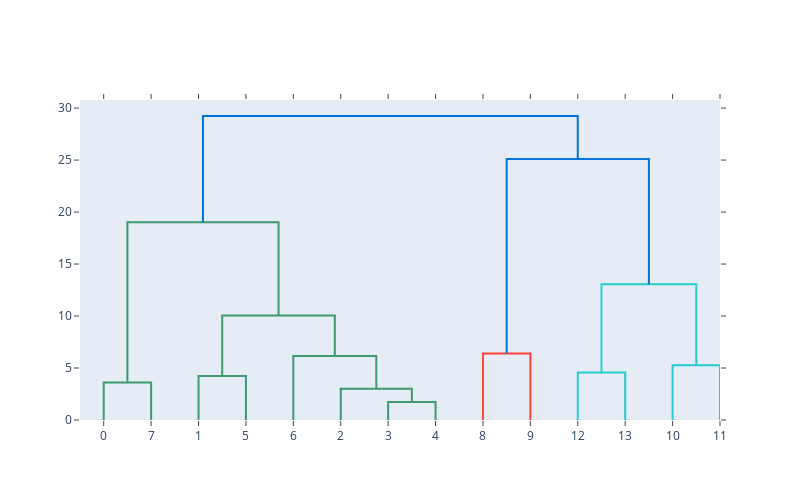

Source (notebook cell):
### Code cell
other_mode_cluster = make_hierarchal_clustering(
    data = other_mode_2023,
    num_cols = numerical_cols,
    cat_cols = ["mode_group"],
    cluster_num = 10
    
)

z_other_modes = make_dendrogram_data(
    data = other_mode_2023,
    num_cols = numerical_cols,
    cat_cols = ["mode_group"]
)


display(
    other_mode_cluster["cluster_name"].value_counts()
    
)

fig_fixed_route = ff.create_dendrogram(z_other_modes)
fig_fixed_route.update_layout(width=800, height=500)
fig_fixed_route.show()

for i in other_mode_cluster["cluster_name"].unique():
    print(f"""
    \n How many unique agencies are in Cluster {i}: {other_mode_cluster[other_mode_cluster['cluster_name']==i]["source_agency"].nunique()}
    Cluster {i} sample:""")
    display(other_mode_cluster[other_mode_cluster["cluster_name"]==i].head()),
    print(f"\nCluster {i} summary stats:")
    display(other_mode_cluster[other_mode_cluster["cluster_name"]==i].describe())

### Figure 1 — Plotly figure (JSON) as saved in the notebook; plotly's stock layout.template omitted (floating-point values rounded to 4 significant figures)
{"data": [{"hoverinfo": "text", "marker": {"color": "rgb(61,153,112)"}, "mode": "lines", "type": "scatter", "x": [5, 5, 15, 15], "xaxis": "x", "y": [0, 3.606, 3.606, 0], "yaxis": "y"}, {"hoverinfo": "text", "marker": {"color": "rgb(61,153,112)"}, "mode": "lines", "type": "scatter", "x": [25, 25, 35, 35], "xaxis": "x", "y": [0, 4.243, 4.243, 0], "yaxis": "y"}, {"hoverinfo": "text", "marker": {"color": "rgb(61,153,112)"}, "mode": "lines", "type": "scatter", "x": [65, 65, 75, 75], "xaxis": "x", "y": [0, 1.732, 1.732, 0], "yaxis": "y"}, {"hoverinfo": "text", "marker": {"color": "rgb(61,153,112)"}, "mode": "lines", "type": "scatter", "x": [55, 55, 70, 70], "xaxis": "x", "y": [0, 3.0, 3.0, 1.732], "yaxis": "y"}, {"hoverinfo": "text", "marker": {"color": "rgb(61,153,112)"}, "mode": "lines", "type": "scatter", "x": [45, 45, 62.5, 62.5], "xaxis": "x", "y": [0, 6.165, 6.165, 3.0], "yaxis": "y"}, {"hoverinfo": "text", "marker": {"color": "rgb(61,153,112)"}, "mode": "lines", "type": "scatter", "x": [30, 30, 53.75, 53.75], "xaxis": "x", "y": [4.243, 10.05, 10.05, 6.165], "yaxis": "y"}, {"hoverinfo": "text", "marker": {"color": "rgb(61,153,112)"}, "mode": "lines", "type": "scatter", "x": [10, 10, 41.88, 41.88], "xaxis": "x", "y": [3.606, 19.03, 19.03, 10.05], "yaxis": "y"}, {"hoverinfo": "text", "marker": {"color": "rgb(255,65,54)"}, "mode": "lines", "type": "scatter", "x": [85, 85, 95, 95], "xaxis": "x", "y": [0, 6.406, 6.406, 0], "yaxis": "y"}, {"hoverinfo": "text", "marker": {"color": "rgb(35,205,205)"}, "mode": "lines", "type": "scatter", "x": [105, 105, 115, 115], "xaxis": "x", "y": [0, 4.564, 4.564, 0], "yaxis": "y"}, {"hoverinfo": "text", "marker": {"color": "rgb(35,205,205)"}, "mode": "lines", "type": "scatter", "x": [125, 125, 135, 135], "xaxis": "x", "y": [0, 5.256, 5.256, 0], "yaxis": "y"}, {"hoverinfo": "text", "marker": {"color": "rgb(35,205,205)"}, "mode": "lines", "type": "scatter", "x": [110, 110, 130, 130], "xaxis": "x", "y": [4.564, 13.06, 13.06, 5.256], "yaxis": "y"}, {"hoverinfo": "text", "marker": {"color": "rgb(0,116,217)"}, "mode": "lines", "type": "scatter", "x": [90, 90, 120, 120], "xaxis": "x", "y": [6.406, 25.11, 25.11, 13.06], "yaxis": "y"}, {"hoverinfo": "text", "marker": {"color": "rgb(0,116,217)"}, "mode": "lines", "type": "scatter", "x": [25.94, 25.94, 105, 105], "xaxis": "x", "y": [19.03, 29.24, 29.24, 25.11], "yaxis": "y"}], "layout": {"autosize": false, "height": 500, "hovermode": "closest", "showlegend": false, "width": 800, "xaxis": {"autorange": true, "mirror": "allticks", "range": [0, 135], "rangemode": "tozero", "showgrid": false, "showline": true, "showticklabels": true, "tickmode": "array", "ticks": "outside", "ticktext": ["0", "7", "1", "5", "6", "2", "3", "4", "8", "9", "12", "13", "10", "11"], "tickvals": [5, 15, 25, 35, 45, 55, 65, 75, 85, 95, 105, 115, 125, 135], "type": "linear", "zeroline": false}, "yaxis": {"autorange": true, "mirror": "allticks", "range": [0, 30.78], "rangemode": "tozero", "showgrid": false, "showline": true, "showticklabels": true, "ticks": "outside", "type": "linear", "zeroline": false}}}
